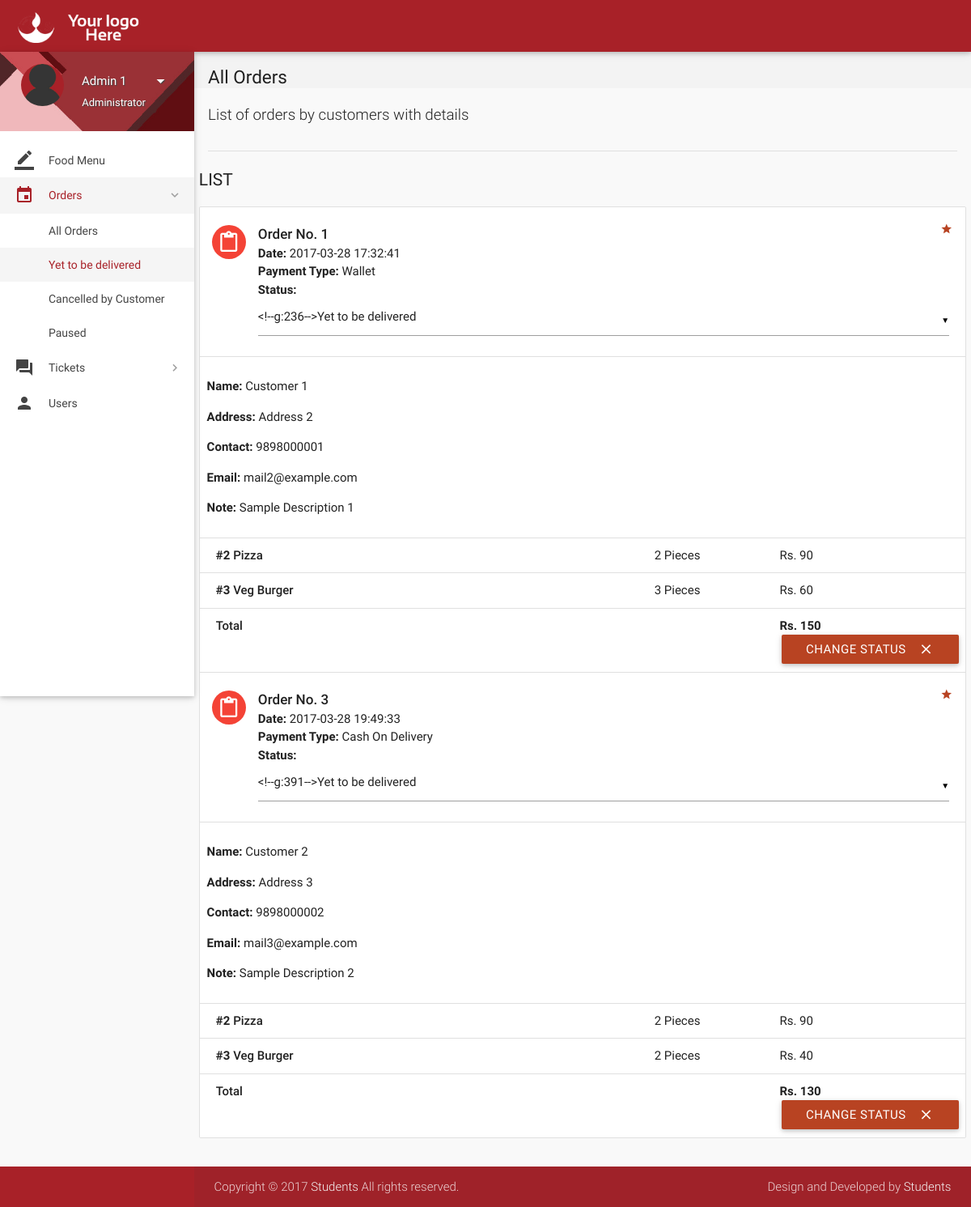
Page /all-orders.php?status=Yet to be delivered (signed in) on the committed database.
### tables this page shows
CREATE TABLE `orders` (
  `id` int(11) NOT NULL,
  `customer_id` int(11) NOT NULL,
  `address` varchar(300) NOT NULL,
  `description` varchar(300) NOT NULL,
  `date` datetime NOT NULL DEFAULT current_timestamp(),
  `payment_type` varchar(16) NOT NULL DEFAULT 'Wallet',
  `total` int(11) NOT NULL,
  `status` varchar(25) NOT NULL DEFAULT 'Yet to be delivered',
  `deleted` tinyint(4) NOT NULL DEFAULT 0
);

CREATE TABLE `users` (
  `id` int(11) NOT NULL,
  `role` varchar(15) NOT NULL DEFAULT 'Customer',
  `name` varchar(15) NOT NULL,
  `username` varchar(10) NOT NULL,
  `password` varchar(16) NOT NULL,
  `email` varchar(35) DEFAULT NULL,
  `address` varchar(300) DEFAULT NULL,
  `contact` bigint(11) NOT NULL,
  `verified` tinyint(1) NOT NULL DEFAULT 0,
  `deleted` tinyint(4) NOT NULL DEFAULT 0
);

CREATE TABLE `order_details` (
  `id` int(11) NOT NULL,
  `order_id` int(11) NOT NULL,
  `item_id` int(11) NOT NULL,
  `quantity` int(11) NOT NULL,
  `price` int(11) NOT NULL
);

CREATE TABLE `items` (
  `id` int(11) NOT NULL,
  `name` varchar(20) NOT NULL,
  `price` int(11) NOT NULL,
  `deleted` tinyint(4) NOT NULL DEFAULT 0,
  `picture` varchar(255) NOT NULL
);

### includes/connect.php (called while the page is built, shortened)
<?php
$name = $_SESSION['name'];
$role = $_SESSION['role'];
?>

### all-orders.php (the view, shortened to what this page needs)
<?php
include 'includes/connect.php';
	if($_SESSION['admin_sid']==session_id())
	{
		?>
<!DOCTYPE html>
<html lang="en">
<head>
  <link href="css/materialize.min.css" type="text/css" rel="stylesheet" media="screen,projection">
  <link href="css/style.min.css" type="text/css" rel="stylesheet" media="screen,projection">
  <link href="css/custom/custom.min.css" type="text/css" rel="stylesheet" media="screen,projection">
  <link href="js/plugins/perfect-scrollbar/perfect-scrollbar.css" type="text/css" rel="stylesheet" media="screen,projection">
</head>
<body>
  <header id="header" class="page-topbar">
        <div class="navbar-fixed">
            <nav class="navbar-color">
                <div class="nav-wrapper">
                    <ul class="left">
                      <li><h1 class="logo-wrapper"><a href="index.php" class="brand-logo darken-1"><img src="images/materialize-logo.png" alt="logo"></a> <span class="logo-text">Logo</span></h1></li>
                    </ul>
                </div>
            </nav>
        </div>
  </header>
  <div id="main">
    <div class="wrapper">
      <aside id="left-sidebar-nav">
        <ul id="slide-out" class="side-nav fixed leftside-navigation">
            <li class="user-details cyan darken-2">
            <div class="row">
                <div class="col col s4 m4 l4">
                    <img src="images/avatar.jpg" alt="" class="circle responsive-img valign profile-image">
                </div>
                <div class="col col s8 m8 l8">
                    <a class="btn-flat dropdown-button waves-effect waves-light white-text profile-btn" href="#" data-activates="profile-dropdown"><?php echo $name;?> <i class="mdi-navigation-arrow-drop-down right"></i></a>
                    <p class="user-roal"><?php echo $role;?></p>
                </div>
            </div>
            </li>
            <li class="bold"><a href="index.php" class="waves-effect waves-cyan"><i class="mdi-editor-border-color"></i> Food Menu</a>
            </li>
                <li class="no-padding">
                    <ul class="collapsible collapsible-accordion">
                        <li class="bold"><a class="collapsible-header waves-effect waves-cyan active"><i class="mdi-editor-insert-invitation"></i> Orders</a>
                            <div class="collapsible-body">
                                <ul>
								<li class="<?php
								if(!isset($_GET['status'])){
										echo 'active';
									}?>
									"><a href="all-orders.php">All Orders</a>
                                </li>
								<?php
									$sql = mysqli_query($con, "SELECT DISTINCT status FROM orders;");
									while($row = mysqli_fetch_array($sql)){
									if(isset($_GET['status'])){
										$status = $row['status'];
									}
                                    echo '<li class='.(isset($_GET['status'])?($status == $_GET['status'] ? 'active' : ''): '').'><a href="all-orders.php?status='.$row['status'].'">'.$row['status'].'</a>
                                    </li>';
									}
									?>
                                </ul>
                            </div>
                        </li>
                    </ul>
                </li>
                 <li class="no-padding">
                    <ul class="collapsible collapsible-accordion">
                        <li class="bold"><a class="collapsible-header waves-effect waves-cyan"><i class="mdi-action-question-answer"></i> Tickets</a>
                        </li>
                    </ul>
                </li>
            <li class="bold"><a href="users.php" class="waves-effect waves-cyan"><i class="mdi-social-person"></i> Users</a>
            </li>
        </ul>
        </aside>
      <section id="content">
        <div id="breadcrumbs-wrapper">
          <div class="container">
            <div class="row">
              <div class="col s12 m12 l12">
                <h5 class="breadcrumbs-title">All Orders</h5>
              </div>
            </div>
          </div>
        </div>
        <div class="container">
          <p class="caption">List of orders by customers with details</p>
          <div class="divider"></div>
<div id="work-collections" class="seaction">
					<?php
					if(isset($_GET['status'])){
						$status = $_GET['status'];
					}
					else{
						$status = '%';
					}
					$sql = mysqli_query($con, "SELECT * FROM orders WHERE status LIKE '$status';");
					echo '<div class="row">
                <div>
                    <h4 class="header">List</h4>
                    <ul id="issues-collection" class="collection">';
					while($row = mysqli_fetch_array($sql))
					{
						$status = $row['status'];
						$deleted = $row['deleted'];
						echo '<li class="collection-item avatar">
                              <i class="mdi-content-content-paste red circle"></i>
                              <span class="collection-header">Order No. '.$row['id'].'</span>
                              <p><strong>Date:</strong> '.$row['date'].'</p>
                              <p><strong>Payment Type:</strong> '.$row['payment_type'].'</p>
							  <p><strong>Status:</strong> '.($deleted ? $status : '
							  <form method="post" action="routers/edit-orders.php">
							    <input type="hidden" value="'.$row['id'].'" name="id">
								<select name="status">
								<option value="Yet to be delivered" '.($status=='Yet to be delivered' ? 'selected' : '').'>Yet to be delivered</option>
								<option value="Delivered" '.($status=='Delivered' ? 'selected' : '').'>Delivered</option>
								<option value="Cancelled by Admin" '.($status=='Cancelled by Admin' ? 'selected' : '').'>Cancelled by Admin</option>
								<option value="Paused" '.($status=='Paused' ? 'selected' : '').'>Paused</option>
								</select>
							  ').'</p>
                              <a href="#" class="secondary-content"><i class="mdi-action-grade"></i></a>
                              </li>';
						$order_id = $row['id'];
						$customer_id = $row['customer_id'];
						$sql1 = mysqli_query($con, "SELECT * FROM order_details WHERE order_id = $order_id;");
						$sql3 = mysqli_query($con, "SELECT * FROM users WHERE id = $customer_id;");
							while($row3 = mysqli_fetch_array($sql3))
							{
							echo '<li class="collection-item">
                            <div class="row">
							<p><strong>Name: </strong>'.$row3['name'].'</p>
							<p><strong>Address: </strong>'.$row['address'].'</p>
							'.($row3['contact'] == '' ? '' : '<p><strong>Contact: </strong>'.$row3['contact'].'</p>').'
							'.($row3['email'] == '' ? '' : '<p><strong>Email: </strong>'.$row3['email'].'</p>').'
							'.(!empty($row['description']) ? '<p><strong>Note: </strong>'.$row['description'].'</p>' : '').'
                            </li>';
							}
						while($row1 = mysqli_fetch_array($sql1))
						{
							$item_id = $row1['item_id'];
							$sql2 = mysqli_query($con, "SELECT * FROM items WHERE id = $item_id;");
							while($row2 = mysqli_fetch_array($sql2))
								$item_name = $row2['name'];
							echo '<li class="collection-item">
                            <div class="row">
                            <div class="col s7">
                            <p class="collections-title"><strong>#'.$row1['item_id'].'</strong> '.$item_name.'</p>
                            </div>
                            <div class="col s2">
                            <span>'.$row1['quantity'].' Pieces</span>
                            </div>
                            <div class="col s3">
                            <span>Rs. '.$row1['price'].'</span>
                            </div>
                            </div>
                            </li>';
						}
								echo'<li class="collection-item">
                                        <div class="row">
                                            <div class="col s7">
                                                <p class="collections-title"> Total</p>
                                            </div>
                                            <div class="col s2">
											<span> </span>
                                            </div>
                                            <div class="col s3">
                                                <span><strong>Rs. '.$row['total'].'</strong></span>
                                            </div>';
								if(!$deleted){
								echo '<button class="btn waves-effect waves-light right submit" type="submit" name="action">Change Status
                                              <i class="mdi-content-clear right"></i>
										</button>
										</form>';
								}
								echo'</div></li>';
					}
					?>
					</ul>
                </div>
              </div>
            </div>
        </div>
      </section>
    </div>
  </div>
  <footer class="page-footer">
    <div class="footer-copyright">
      <div class="container">
        <span>Copyright © 2017 <a class="grey-text text-lighten-4" href="#" target="_blank">Students</a> All rights reserved.</span>
        <span class="right"> Design and Developed by <a class="grey-text text-lighten-4" href="#">Students</a></span>
        </div>
    </div>
  </footer>
</body>
</html>
<?php
	}
?>

### rows in the picture
orders: id "1", date "2017-03-28 17:32:41", payment_type "Wallet", address "Address 2", description "Sample Description 1", total "150", deleted "CHANGE STATUS"
users: name "Customer 1", contact "9898000001", email "mail2@example.com"
order_details: item "2", item.name "Pizza", quantity "2", price "90"
order_details: item "3", item.name "Veg Burger", quantity "3", price "60"
orders: id "3", date "2017-03-28 19:49:33", payment_type "Cash On Delivery", address "Address 3", description "Sample Description 2", total "130", deleted "CHANGE STATUS"
users: name "Customer 2", contact "9898000002", email "mail3@example.com"
order_details: item "2", item.name "Pizza", quantity "2", price "90"
order_details: item "3", item.name "Veg Burger", quantity "2", price "40"

### other values in the picture
$name "Admin 1"
$role "Administrator"
$row['status'] "Yet to be delivered"
$row['status'] "Cancelled by Customer"
$row['status'] "Paused"
